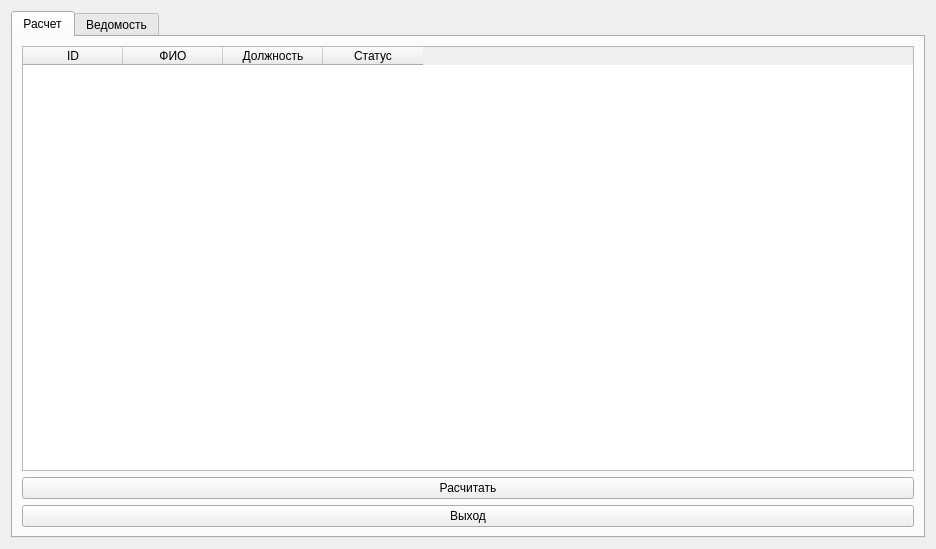
<?xml version="1.0" encoding="UTF-8"?>
<ui version="4.0">
 <class>AccWindow</class>
 <widget class="QWidget" name="AccWindow">
  <property name="geometry">
   <rect>
    <x>0</x>
    <y>0</y>
    <width>936</width>
    <height>549</height>
   </rect>
  </property>
  <property name="windowTitle">
   <string>AccWindow</string>
  </property>
  <layout class="QVBoxLayout" name="verticalLayout">
   <item>
    <widget class="QTabWidget" name="tabWidget">
     <property name="currentIndex">
      <number>0</number>
     </property>
     <widget class="QWidget" name="tab">
      <attribute name="title">
       <string>Расчет</string>
      </attribute>
      <layout class="QVBoxLayout" name="verticalLayout_2">
       <item>
        <widget class="QTableWidget" name="table_workers">
         <column>
          <property name="text">
           <string>ID</string>
          </property>
         </column>
         <column>
          <property name="text">
           <string>ФИО</string>
          </property>
         </column>
         <column>
          <property name="text">
           <string>Должность</string>
          </property>
         </column>
         <column>
          <property name="text">
           <string>Статус</string>
          </property>
         </column>
        </widget>
       </item>
       <item>
        <widget class="QPushButton" name="btn_calc">
         <property name="text">
          <string>Расчитать</string>
         </property>
        </widget>
       </item>
       <item>
        <widget class="QPushButton" name="btn_logout">
         <property name="text">
          <string>Выход</string>
         </property>
        </widget>
       </item>
      </layout>
     </widget>
     <widget class="QWidget" name="tab_2">
      <attribute name="title">
       <string>Ведомость</string>
      </attribute>
      <layout class="QVBoxLayout" name="verticalLayout_3">
       <item>
        <widget class="QTableWidget" name="table_payroll"/>
       </item>
      </layout>
     </widget>
    </widget>
   </item>
  </layout>
 </widget>
 <resources/>
 <connections/>
</ui>
